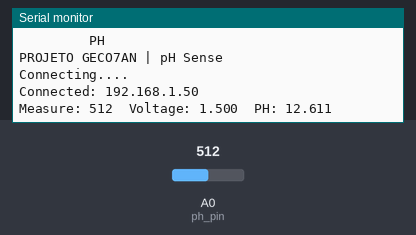
Recording of a sketch running on a simulated ESP8266 (NodeMCU). Shown: the last lines printed to the serial monitor. The inputs (shaded band) are chosen by the test bench; at power-on: A0 (ph_pin) = 512. WiFi joins after 1.5 s; servers stay silent unless stated.

Above: at 2.7 s.
2.8 s: A0 (ph_pin) set to 716
At 7.2 s:
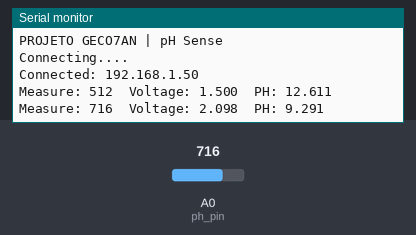
8.5 s: A0 (ph_pin) set to 900
At 12.9 s:
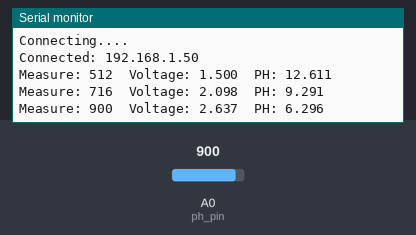
Timing chart, 0 to 14.4 s (numbered marks = the images above; inputs shaded):
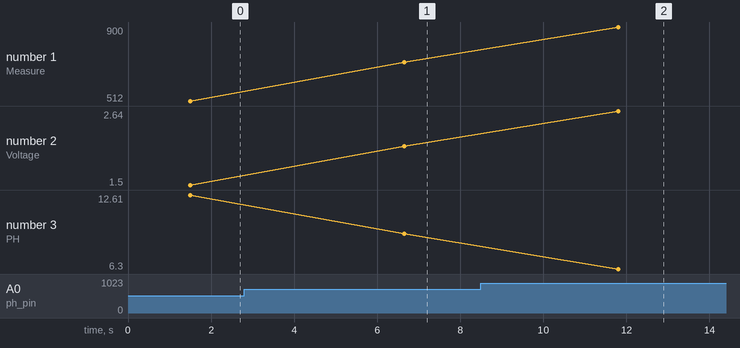

The sketch:

main_phSensor.ino
```cpp
#include <ESP8266WiFi.h>
#include <FirebaseArduino.h>


#define FIREBASE_HOST 	"https://ph-safe.firebaseio.com/"
#define FIREBASE_AUTH 	"2fxqpAHVPeqpfvNRA3VN3T6Yx61Zo53h9HDPjM4Q"
//#define WIFI_SSID 	  	"Banhode1hora"
//#define WIFI_PASSWORD 	"5239asfalto"

#define WIFI_SSID       "marins"
#define WIFI_PASSWORD   "10201020"


float phValue;
float Po;
int ph_pin = A0; //This is the pin number connected to Po


void setup() {

  Serial.begin(9600);
  Serial.println("         PH ");
  Serial.println("PROJETO GECO7AN | pH Sense");

   WiFi.begin(WIFI_SSID, WIFI_PASSWORD);
  Serial.print("Connecting...");
  while (WiFi.status() != WL_CONNECTED) {
    Serial.print(".");
    delay(500);
    delay(1000);
  }
  Serial.println();
  Serial.print("Connected: ");
  Serial.println(WiFi.localIP());

  Firebase.begin(FIREBASE_HOST, FIREBASE_AUTH);

}

void loop() {

  int measure = analogRead(ph_pin);
  Serial.print("Measure: ");
  Serial.print(measure);

  double voltage = 3 / 1024.0 * measure; //classic digital to voltage conversion
  Serial.print("\tVoltage: ");
  Serial.print(voltage, 3);

  // PH_step = (voltage@PH7 - voltage@PH4) / (PH7 - PH4)
  // PH_probe = PH7 - ((voltage@PH7 - voltage@probe) / PH_step)
  float Po = 7 + ((2.51 - voltage) / 0.18);     //float Po = 7 + ((2.598 - voltage) / 0.18);

            Firebase.pushFloat("ph", Po);

            if (Firebase.failed()) {
            Serial.println("   Falha no envio:");
            Serial.println(Firebase.error());
            delay(5000);
            }
            else
            {
            Serial.print("\tPH: ");
            Serial.print(Po, 3);

            Serial.println("");
            delay(5000); // Espera 5 segundos
            }
}
```

Measured:
- after the input at 2.8 s, the serial monitor: prints a new line after 3.9 s (image 1)
- after the input at 8.5 s, the serial monitor: prints a new line after 3.3 s (image 2)
- plotted number 1: 512 → 716 after the input at 2.8 s, 716 → 900 after the input at 8.5 s
- plotted number 2: 1.5 → 2.1 after the input at 2.8 s, 2.1 → 2.64 after the input at 8.5 s
- plotted number 3: 12.61 → 9.29 after the input at 2.8 s, 9.29 → 6.3 after the input at 8.5 s
